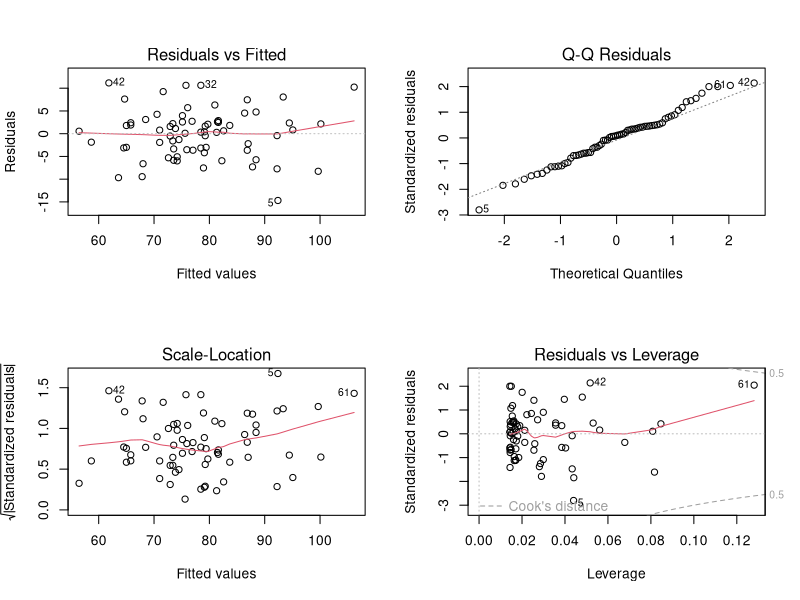

Source code (R): (Note: this script raises an error after producing the figure.)
## ---- chunk 1
# Librerías
library(dplyr)
library(ggplot2)
library(car)
library(ggpubr)
library(tidyr)

# Leemos los datos a utilizar
datos <- read.csv2("EP09 Datos.csv")

# Mostramos los primeros datos
head(datos)
## ---- chunk 2
# Definimos la semilla para realizar las preguntas solicitadas.
set.seed(8603)
## ---- chunk 3
# Seleccionamos una muestra aleatoria de 100 hombres, dado que la semilla es impar.

# Seleccionamos los hombres
datos_randoms_hombres <- datos %>% filter(Gender == 1) %>% sample_n(100)

# Separamos 70 casos para trabajar en la construcción de modelos y 30 para su evaluación en datos no vistos.

# Creamos un vector con los índices de los datos
indices <- 1:100

# Seleccionamos los primeros 70 datos para trabajar en la construcción de modelos
datos_entrenamiento <- datos_randoms_hombres[indices[1:70],]

# Seleccionamos los últimos 30 datos para evaluar en datos no vistos
datos_prueba <- datos_randoms_hombres[indices[71:100],]
## ---- chunk 4
# Obtenemos los nombres de las columnas de nuestros datos y eliminamos la columna Weight y Height
nombres_columnas <- colnames(datos) %>% setdiff(c("Weight", "Height"))

# Seleccionamos de forma aleatoria ocho posibles variables predictoras.
Col_seleccionadas <- sample(nombres_columnas, 8)

print(Col_seleccionadas)
## ---- chunk 5
matriz <- cor(datos_entrenamiento)
cor_peso <- matriz[, c(1, which(colnames(matriz) == "Weight"))]
print(cor_peso)
## ---- chunk 6
# Lista con las variables restantes para elegir un predictor
nombres_columnas_restantes <- nombres_columnas %>% setdiff(Col_seleccionadas)

print(nombres_columnas_restantes)
## ---- chunk 7
Col_seleccionadas <- c(Col_seleccionadas, "Weight", "Hip.Girth")

# Es la tabla que contiene solo nuestras 8 variables aleatorias predictorias
tabla_va <- datos_entrenamiento %>% select(all_of(Col_seleccionadas))

print(Col_seleccionadas)
## ---- chunk 8
# Generamos el modelo inicial con el predictor elegido en el paso anterior
modelo_inicial <- lm(Weight ~ Hip.Girth, data = datos_entrenamiento)

# Mostramos el modelo
print(summary(modelo_inicial))

# Mostramos el modelo en un gráfico
grafico_modelo_inicial <- ggplot(datos_entrenamiento, aes(x = Hip.Girth, y = Weight)) +
  geom_point() +
  geom_smooth(method = "lm", se = FALSE, color = "red") +
  labs(title = "Modelo de regresión lineal simple", x = "Grosor de la cadera", y = "Peso")

# Mostramos el modelo
print(summary(modelo_inicial))
## ---- chunk 9
# Análisis de residuos y casos influyentes
# Identificamos residuos estandarizados fuera del intervalo [-1.96, 1.96]
residuos_estandarizados <- rstandard(modelo_inicial)
casos_atipicos <- which(abs(residuos_estandarizados) > 1.96)
cat("Residuos estandarizados fuera del 95% esperado:\n")
print(casos_atipicos)

# Análisis de valores influyentes usando la distancia de Cook
# Usamos el umbral 4/n como es común en la práctica
dist_cook <- cooks.distance(modelo_inicial)
n <- nrow(datos_entrenamiento)
casos_influyentes <- which(dist_cook > 4/n)
cat("\nCasos influyentes (distancia de Cook > 4/n):\n")
print(casos_influyentes)

# Análisis de apalancamiento (leverage)
# Calculamos el valor de corte 2(p+1)/n, donde p es el número de predictores
p <- 1  # un solo predictor
h <- hatvalues(modelo_inicial)
apalancamiento_corte <- 2 * (p + 1) / n
casos_apalancamiento <- which(h > apalancamiento_corte)
cat("\nCasos con alto apalancamiento (h > 2(p+1)/n):\n")
print(casos_apalancamiento)

# Gráficos de diagnóstico
par(mfrow=c(2,2))
plot(modelo_inicial)
## ---- chunk 10
# Ajustamos a nuestro modelo del paso 5.
completo <- lm(Weight ~ ., data = tabla_va)
print(completo)

opt <- options(digits = 2, width = 52)
modelo <- step(modelo_inicial, scope = list(lower = modelo_inicial, upper = completo),
               direction = "both",
               k = log(nrow(tabla_va)),
               test = "F",
               trace = 1)
options(digits = opt[[1]], width = opt[[2]])

# Mostramos los coeficientes del modelo conseguido
cat("\nModelo obtenido:\n")
print(modelo[["coefficients"]])
## ---- chunk 11
# Comprobar colinealidad
# Primero VIF
cat("VIF: \n")
print(vif(modelo))
 
# Segundo las tolerancias
cat("Tolerancias:\n")
print(1 / vif(modelo))
 
# Comprobar la independencia de residuos, no autocorrelación entre residuos
cat("\nPrueba de Durbin-Watson para autocorrelaciones\n")
# Con hipótesis nula = los residuos son independientes / no hay autocorrelación 
# Hipótesis alternativa = Los residuos no son independientes.
print(durbinWatsonTest(modelo))

# Comprobar normalidad de los residuos
# Con hipótesis nula = Los datos provienen de una distribución normal
# Hipótesis alternativa = Los datos no siguen una distribución normal.
cat("\nPrueba de normalidad para los residuos:\n")
print(shapiro.test(modelo$residuals))

# Comprobar homocedasticidad de los residuos
cat("Prueba de homocedasticidad para los residuos:\n")
print(ncvTest(modelo))

# Comprobar variabilidad de los predictores del modelo
cat("\nPrueba de variabilidad de los predictores:\n")
print(summary(modelo))

# Comprobar la linealidad con la variable de respuesta del modelo
cat("\nPrueba de linealidad de la variable respuesta:\n")
residualPlots(modelo,
             type = "rstandard",
             id = list(method = "r", n = 3, cex = 0.7, location = "lr"),
             col = "red", pch = 20, col.quad = "purple")

# Comprobar las estimaciones de los coeficientes del modelo
cat("\nPrueba de coeficientes del modelo:\n")
influencePlot(modelo)
## ---- chunk 12
# Calculamos el RMSE para el conjunto de entrenamiento
rmse_entrenamiento <- sqrt(mean(resid(modelo)^2))

# Hacemos predicciones en el conjunto de prueba
predicciones <- predict(modelo, newdata = datos_prueba)
residuos_prueba <- datos_prueba$Weight - predicciones
rmse_prueba <- sqrt(mean(residuos_prueba^2))

# Calculamos el porcentaje de cambio en el error
pct_cambio <- ((rmse_prueba - rmse_entrenamiento) / rmse_entrenamiento) * 100

# Calculamos R2 para los datos de prueba
r2_prueba <- 1 - sum((datos_prueba$Weight - predicciones)^2) / 
                    sum((datos_prueba$Weight - mean(datos_prueba$Weight))^2)

# Mostramos los resultados
cat("Rendimiento del modelo:\n")
cat("RMSE para el conjunto de entrenamiento:", round(rmse_entrenamiento, 3), "\n")
cat("RMSE para el conjunto de prueba:", round(rmse_prueba, 3), "\n")
cat("Cambio en el error:", round(pct_cambio, 2), "%\n")
cat("R² en datos de prueba:", round(r2_prueba, 4), "\n")

# Creamos el gráfico con los datos reales vs los datos predichos.
ggplot(data = data.frame(reales = datos_prueba$Weight, predichos = predicciones), 
       aes(x = reales, y = predichos)) +
  geom_point() +
  geom_abline(intercept = 0, slope = 1, color = "red", linetype = "dashed") +
  labs(x = "Valores reales", y = "Valores predichos", 
       title = "Comparación de valores reales vs predichos en datos de prueba") +
  theme_minimal()
